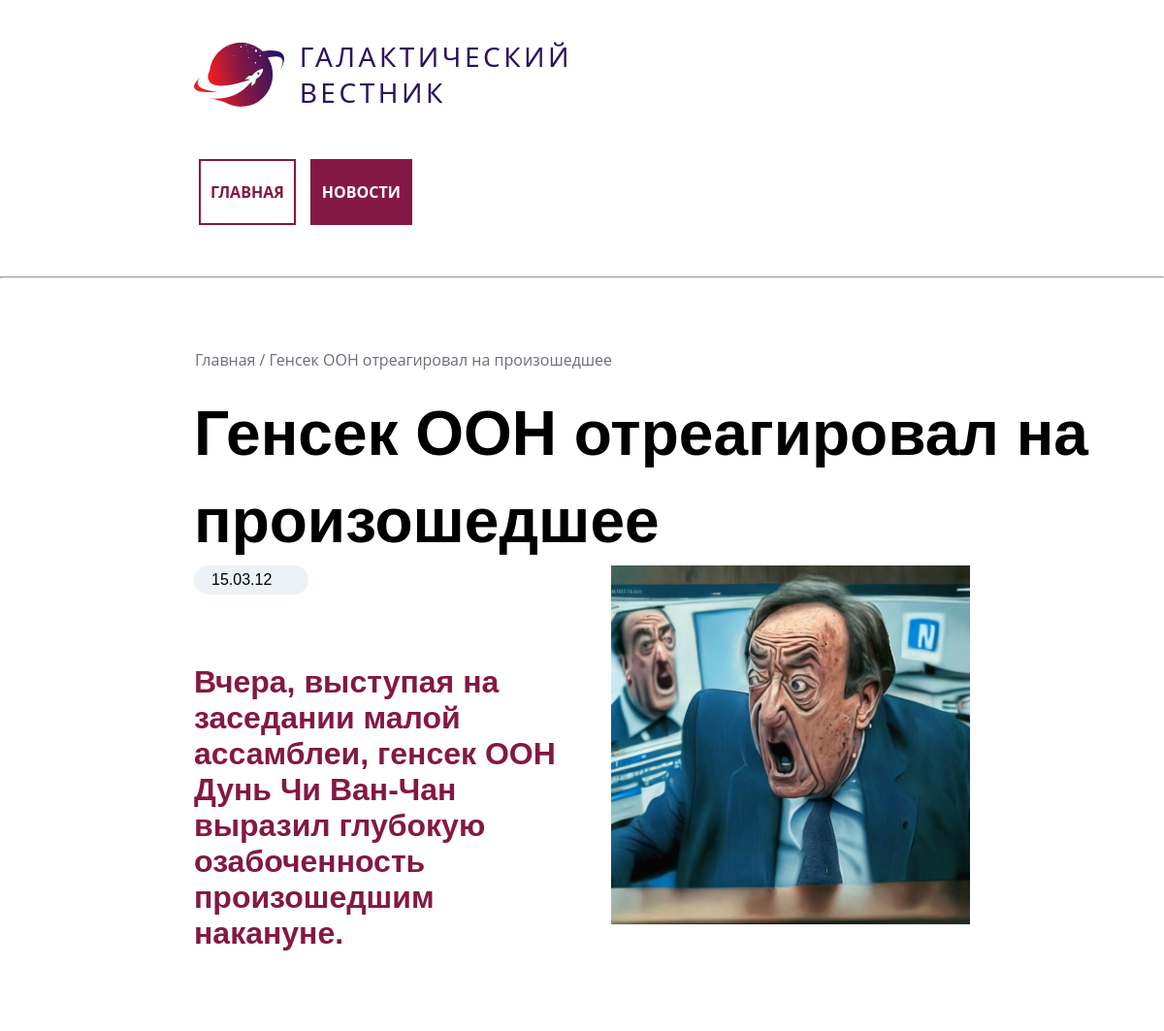
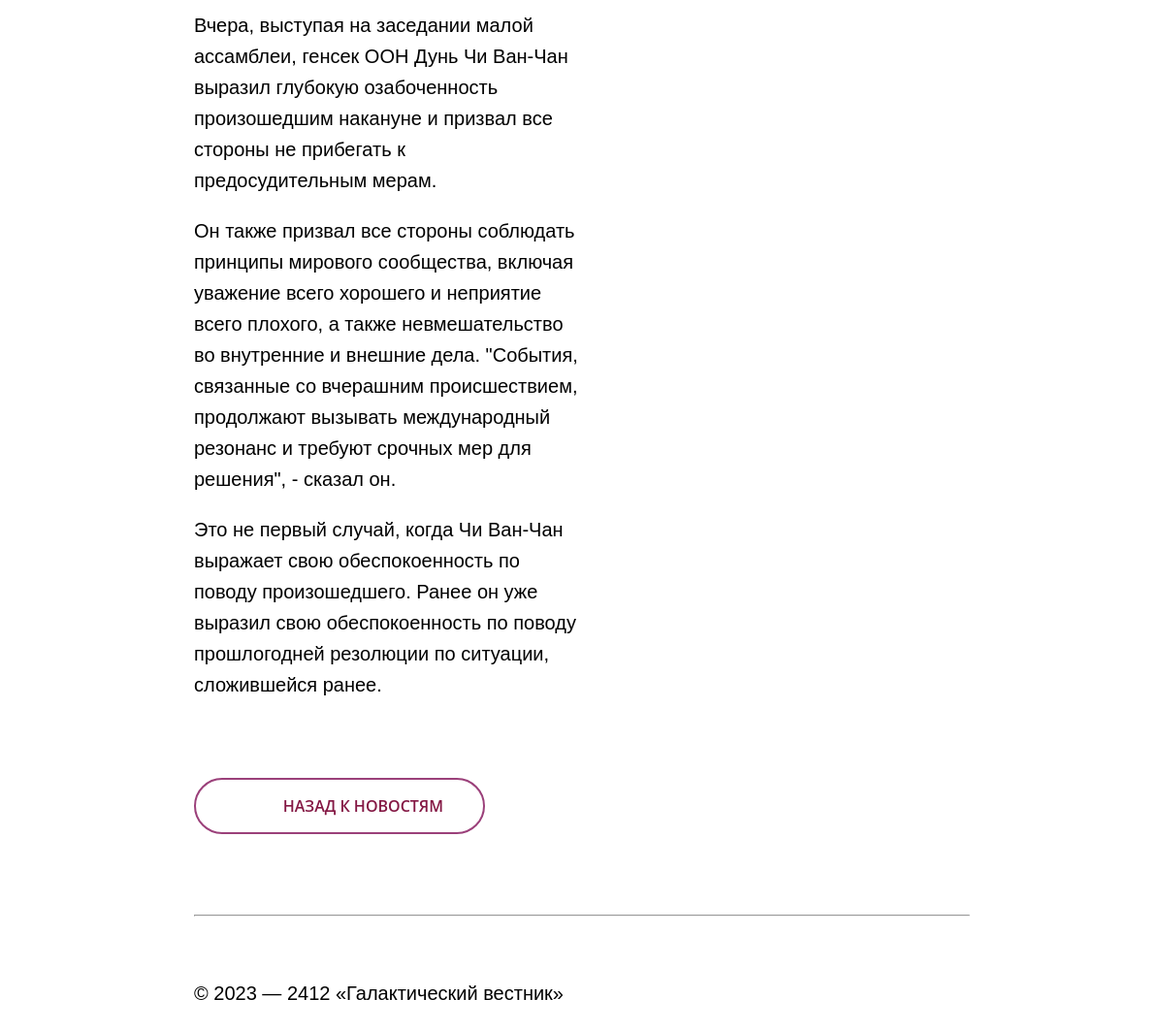
Page /page.php?id=4 on the committed database (2 pictures, top to bottom).
### tables this page shows
CREATE TABLE `news` (
  `id` int(11) unsigned NOT NULL AUTO_INCREMENT,
  `date` datetime NULL DEFAULT NULL,
  `title` varchar(250) NOT NULL DEFAULT '',
  `announce` text NULL DEFAULT NULL,
  `content` text NULL DEFAULT NULL,
  `image` varchar(250) NOT NULL DEFAULT '',
  PRIMARY KEY (`id`),
  KEY `id` (`id`),

  KEY `idx_news_date` (`date`));

### App/Autoloader.php (called while the page is built, shortened)
<?php
class Autoloader
{
    public static function register()
    {
        spl_autoload_register(function ($class) {
            $file = str_replace('\\', DIRECTORY_SEPARATOR, $class).'.php';
        });
    }
}

### App/DB.php (called while the page is built, shortened)
<?php
class DB
{
	public static function connectDb()
	{
		$host = 'localhost';
		$dbname = 'workspace__test';
		$dbuser = 'root';
		$dbpassword = 'root';
		try {
			$db = new \PDO("mysql:host=$host;dbname=$dbname;charset=utf8;", $dbuser, $dbpassword);
		} catch (PDOException $error) {
			die("Could not connect to the database $dbname :" . $error->getMessage());
		}
		return $db;
	}
}

### App/Models/NewsModel.php (called while the page is built, shortened)
<?php
class NewsModel
{
	public static function getItem($id)
	{
		$st = DB::connectDb()->prepare("SELECT *,DATE_FORMAT(date,'%d.%m.%y') dt FROM news WHERE id=?");
		return $st;
	}
}

### App/Controllers/NewsController.php (called while the page is built, shortened)
<?php
class NewsController
{
    public static function fetchId($id)
    {
        $entry = NewsModel::getItem($id);
        return $entry;
    }
}

### page.php (the view, shortened to what this page needs)
<?php
include_once("./App/Autoloader.php");
$id = $_GET['id'];
$entry = NewsController::fetchId($id);
$entry->bindValue(1, $id, PDO::PARAM_INT);
$entry->execute();
$row = $entry->fetch();
include_once("views/header.php");
?>
<main class="main_page">
    <hr class="hr_page_main">
    <div class="page_navigation_link">
        <p class="page_navigation_link_p">
            <a href="/news/">Главная</a>&nbsp;/&nbsp;<?= $row['title']; ?>
        </p>
    </div>
    <div class="page_hero">
        <h1 class="page_hero_h1">
            <?= $row['title']; ?>
        </h1>
    </div>
    <div class="page_block_news">
        <div class="left_block_news">
            <div class="left_block_news_data"><?= $row['dt']; ?></div>
            <div class="left_block_news_announce"><?= $row['announce']; ?></div>
            <div class="left_block_news_content"><?= $row['content']; ?></div>
            <a href="/news/page-<?= $_SESSION['pagesession']; ?>/" class="a_style_button">
                <div class="left_block_news_button">
                    <div class="arrow_button_page"></div>назад к новостям
                </div>
            </a>
        </div>
        <div class="right_block_news">
            <img src="/image/<?= $row['image']; ?>" alt="page_news_image" class="page_news_image">
        </div>
    </div>
</main>
<?php
include_once("views/footer.php");
?>

### css/index.css (style rules this page uses)
html { box-sizing: border-box; margin: 0 auto; width: 100%; background-color: rgb(182, 183, 183); }
*, *::after, *::before { box-sizing: inherit; }
body { width: 100vw; height: auto; background-color: rgb(255, 255, 255); margin: 0 auto; display: flex; flex-direction: column; justify-content: space-between; font-family: "Segoe UI;", sans-serif; }
.a_style_button { padding-top: 20px; text-decoration: none; color: var(--body-text, #000); }

### css/page.css (style rules this page uses)
.hr_page_main { height: 1px; width: 100%; margin: 0px; background: #6c6e7b; }
.main_page { margin-bottom: 83px; }
.page_navigation_link, .page_hero { margin-left: 200px; }
.page_navigation_link { width: auto; margin: 72.25px auto auto 201px; }
.page_navigation_link_p { margin: 0px; color: #6c6e7b; font-family: "Open Sans"; font-size: 16px; font-style: normal; font-weight: 400; line-height: normal; }
a { color: #6c6e7b; text-decoration: none; }
.page_hero { margin: 21.86px auto auto 200px; max-width: 1520px; }
.page_hero_h1 { margin: 0px; color: var(--body-text, #000); font-size: 64px; font-style: normal; font-weight: 600; line-height: 140%; }
.page_block_news { margin: 0 200px; display: flex; flex-wrap: wrap; }
.left_block_news { width: 50%; display: flex; flex-direction: column; gap: 40px; }
.right_block_news { width: 50%; display: flex; padding: 0px 0px 0px 30px; }
.right_block_news img { width: 100%; height: max-content; }
.left_block_news_data { padding: 6px 18px; border-radius: 20px; width: 118px; background: var(--light-grey, #ecf2f5); }
.left_block_news_announce p { color: var(--brand-color, #841844); font-size: 32px; font-style: normal; font-weight: 600; line-height: normal; }
.left_block_news_content p { color: var(--body-text, #000); font-size: 20px; font-style: normal; font-weight: 400; line-height: 160%; }
.left_block_news_button { display: flex; justify-content: center; align-items: center; width: 300px; padding: 16px 41px; gap: 10px; border-radius: 50px; border: 2px solid #9b407a; color: var(--brand-color, #841844); font-size: 16px; font-family: "Open Sans"; font-style: normal; font-weight: 600; line-height: normal; text-transform: uppercase; }
.arrow_button_page { margin: 0px; background: url(../img/Arrow3.svg); background-repeat: no-repeat; background-position: center; width: 26px; height: 22px; left: 5px; margin: 0 auto; }
a { text-decoration: none; }

### rows in the picture
news: title "Генсек ООН отреагировал на произошедшее", announce "Вчера, выступая на заседании малой ассамблеи, генсек ООН Дунь Чи Ван-Чан выразил глубокую озабоченность произошедшим накануне.", content "Вчера, выступая на заседании малой ассамблеи, генсек ООН Дунь Чи Ван-Чан выразил глубокую озабоченность произошедшим накануне и призвал все стороны не прибегать к предосудительным мерам. Он также призвал все стороны соблюдать принципы мирового сообщества, включая уважение всего хорошего и неприятие всего плохого, а также невмешательство во внутренние и внешние дела. \"События, связанные со вчерашним происшествием, продолжают вызывать международный резонанс и требуют срочных мер для решения\", - сказал он. Это не первый случай, когда Чи Ван-Чан выражает свою обеспокоенность по поводу произошедшего. Ранее он уже выразил свою обеспокоенность по поводу прошлогодней резолюции по ситуации,…", image (picture)

### other values in the picture
$pageName "ГЛАВНАЯ"
$pageName "НОВОСТИ"
$row['dt'] "15.03.12"
